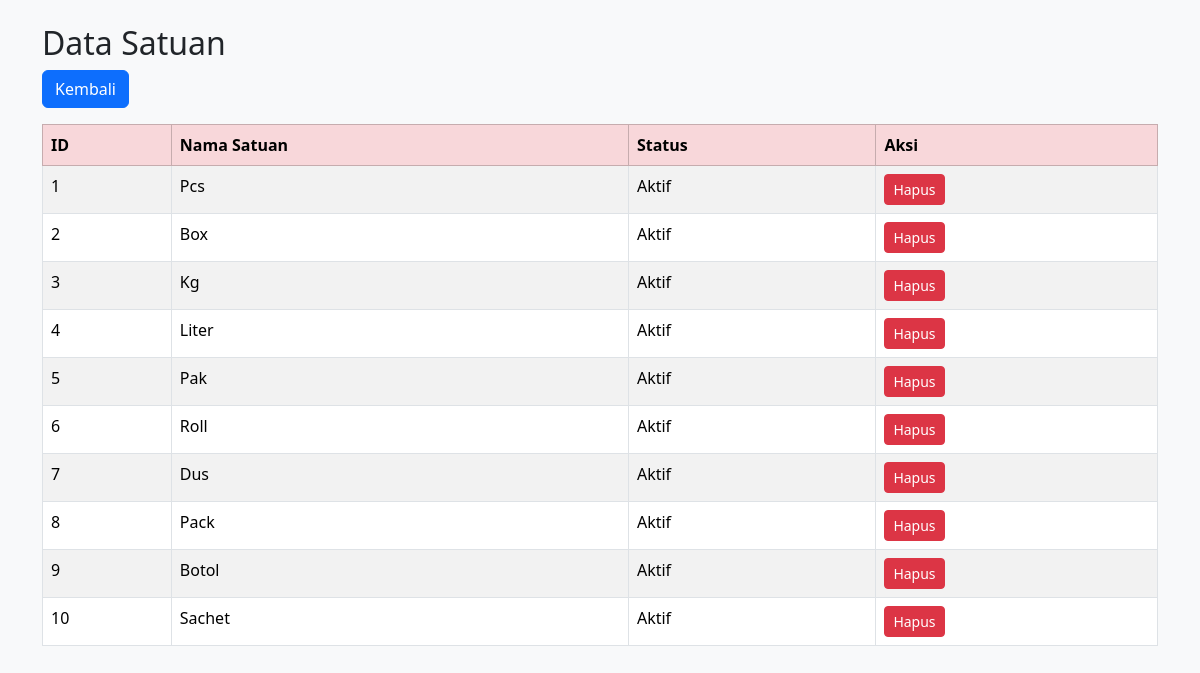
Screenshot of /master/satuan.php (signed in) with the database file from the repository.
### tables this page shows
CREATE TABLE satuan (
  idsatuan INT AUTO_INCREMENT PRIMARY KEY,
  nama_satuan VARCHAR(50) NOT NULL,
  status TINYINT DEFAULT 1
);

### master/satuan.php (the view, shortened to what this page needs)
<?php
include '../config/koneksi.php';
?>
<!DOCTYPE html>
<html lang="id">
<head>
<link href="https://cdn.jsdelivr.net/npm/bootstrap@5.3.3/dist/css/bootstrap.min.css" rel="stylesheet">
</head>
<body class="bg-light">
<div class="container py-4">
  <h2>Data Satuan</h2>
  <a href="../dashboard(1).php" class="btn btn-primary mb-3">Kembali</a>
  <table class="table table-bordered table-striped">
    <thead class="table-danger">
      <tr>
        <th>ID</th><th>Nama Satuan</th><th>Status</th><th>Aksi</th>
      </tr>
    </thead>
    <tbody>
      <?php
      $q = mysqli_query($koneksi, "SELECT * FROM satuan");
      while($d = mysqli_fetch_assoc($q)){
        $status = ($d['status'] == 1) ? 'Aktif' : 'Tidak Aktif';
        echo "<tr>
                <td>{$d['idsatuan']}</td>
                <td>{$d['nama_satuan']}</td>
                <td>{$status}</td>
                <td>
                  <a href='hapus_satuan.php?id={$d['idsatuan']}' class='btn btn-danger btn-sm' onclick=\"return confirm('Yakin ingin hapus?')\">Hapus</a>
                </td>
              </tr>";
      }
      ?>
    </tbody>
  </table>
</div>
</body>
</html>

### rows the page displays
satuan: idsatuan "1", nama_satuan "Pcs", status "Aktif"
satuan: idsatuan "2", nama_satuan "Box", status "Aktif"
satuan: idsatuan "3", nama_satuan "Kg", status "Aktif"
satuan: idsatuan "4", nama_satuan "Liter", status "Aktif"
satuan: idsatuan "5", nama_satuan "Pak", status "Aktif"
satuan: idsatuan "6", nama_satuan "Roll", status "Aktif"
satuan: idsatuan "7", nama_satuan "Dus", status "Aktif"
satuan: idsatuan "8", nama_satuan "Pack", status "Aktif"
satuan: idsatuan "9", nama_satuan "Botol", status "Aktif"
satuan: idsatuan "10", nama_satuan "Sachet", status "Aktif"
